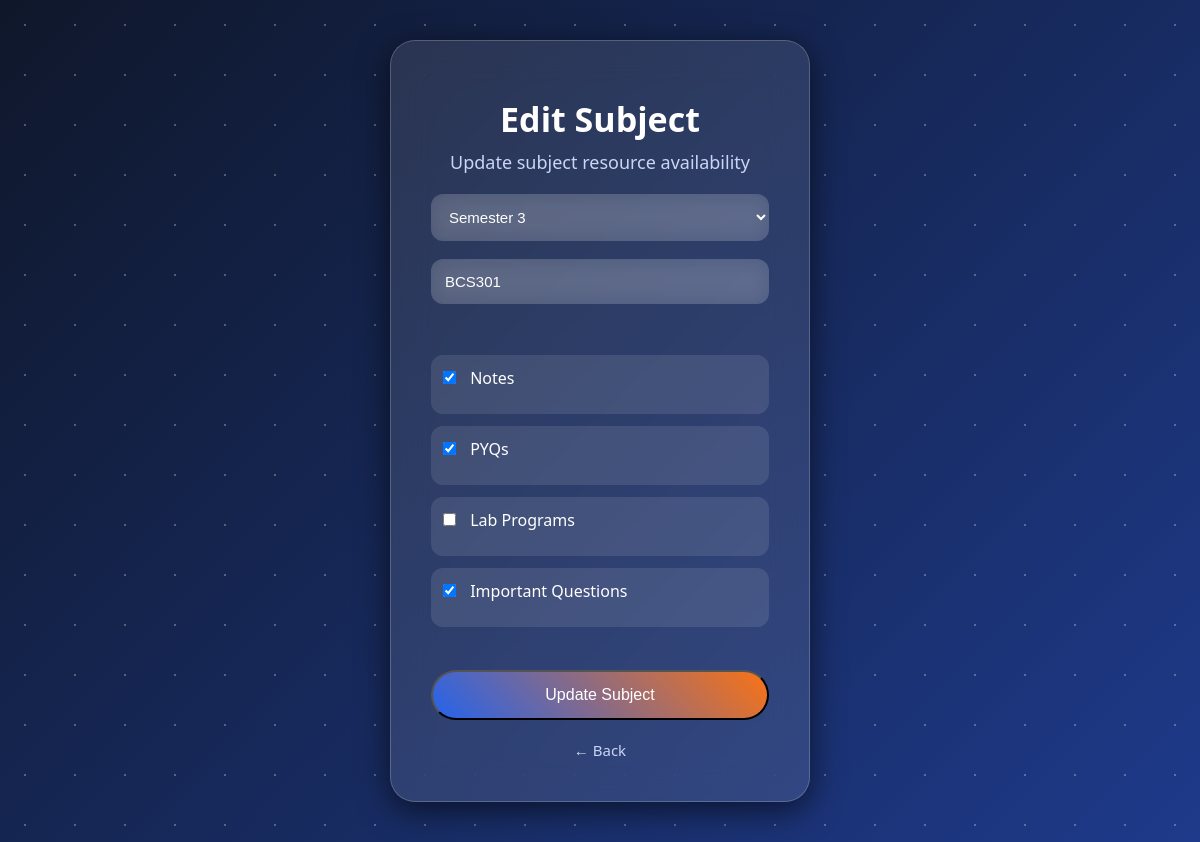
The page /edit-subject/2 (signed in) on the database its author committed.
### tables this page shows
CREATE TABLE subjects (
            id INTEGER PRIMARY KEY AUTOINCREMENT,
            semester TEXT,
            subject_name TEXT,
            has_notes INTEGER,
            has_pyqs INTEGER,
            has_lab INTEGER,
            has_important INTEGER
        );

### app.py (the view, shortened to what this page needs)
@app.route("/edit-subject/<int:id>", methods=["GET", "POST"])
def edit_subject(id):
    auth = admin_required()
    if auth:
        return auth
    conn = sqlite3.connect("database.db")
    cursor = conn.cursor()
    cursor.execute("SELECT * FROM subjects WHERE id = ?", (id,))
    subject = cursor.fetchone()
    conn.close()
    return render_template("edit-subject.html", subject=subject)

### app.py (called while the page is built)
def admin_required():
    if "admin" not in session:
        return redirect("/admin-login")
    return None

### templates/edit-subject.html (shortened to what this page needs)
<!DOCTYPE html>
<html lang="en">
<head>
<link rel="stylesheet" href="{{ url_for('static', filename='style.css') }}">
</head>
<body>
<div class="particles"></div>
<div class="admin-login-card">
    <h2>Edit Subject</h2>
    <p class="tagline">Update subject resource availability</p>
    <form action="/edit-subject/{{ subject[0] }}" method="POST">
        <select name="semester" required>
            <option {% if subject[1] == "Semester 3" %}selected{% endif %}>Semester 3</option>
        </select>
        <input type="text" name="subject_name" value="{{ subject[2] }}" required>
        <div class="checkbox-group">
            <label><input type="checkbox" name="has_notes" {% if subject[3] %}checked{% endif %}> Notes</label>
            <label><input type="checkbox" name="has_pyqs" {% if subject[4] %}checked{% endif %}> PYQs</label>
            <label><input type="checkbox" name="has_lab" {% if subject[5] %}checked{% endif %}> Lab Programs</label>
            <label><input type="checkbox" name="has_important" {% if subject[6] %}checked{% endif %}> Important Questions</label>
        </div>
        <button type="submit" class="btn">Update Subject</button>
    </form>
    <a href="/manage-subjects" class="back-link">← Back</a>
</div>
</body>
</html>

### static/style.css (style rules this page uses)
* { margin:0; padding:0; box-sizing:border-box; }
body { font-family:'Segoe UI',sans-serif; min-height:100vh; overflow-x:hidden; overflow-y:auto; display:flex; justify-content:center; align-items:flex-start; background:linear-gradient( 135deg, #0f172a, #1e3a8a ); padding:40px 0; }
.particles { position:absolute; top:0; left:0; width:100%; height:100%; overflow:hidden; z-index:0; }
.particles::before, .particles::after { content:""; position:absolute; width:200%; height:200%; background-image: radial-gradient( white 1px, transparent 1px ); background-size:50px 50px; opacity:.15; animation:moveParticles 20s linear infinite; }
.tagline { color:#cbd5f5; font-size:18px; margin-bottom:15px; }
.btn { display:inline-block; margin-top:10px; text-decoration:none; padding:14px 34px; border-radius:35px; background: linear-gradient( 45deg, #2563eb, #f97316 ); color:white; font-size:16px; transition:.35s; }
.admin-login-card { position:relative; z-index:1; width:400px; background:rgba(255,255,255,.10); backdrop-filter:blur(20px); -webkit-backdrop-filter:blur(20px); border:1px solid rgba(255,255,255,.2); padding:45px; border-radius:25px; text-align:center; box-shadow:0 8px 32px rgba(0,0,0,.6); animation:fadeUp 1.3s ease; }
.admin-login-card h2 { color:white; font-size:34px; margin:15px 0 8px; }
.admin-login-card input { width:100%; padding:14px 16px; margin-bottom:18px; border:none; outline:none; border-radius:12px; background:rgba(255,255,255,.12); color:white; font-size:15px; }
.admin-login-card input::placeholder { color:#dbeafe; }
.back-link { display:inline-block; margin-top:20px; color:#cbd5f5; text-decoration:none; font-size:15px; }
.admin-login-card form { display: flex; flex-direction: column; gap: 18px; margin-top: 20px; }
.admin-login-card input, .admin-login-card select { width: 100%; padding: 14px; border: none; border-radius: 12px; outline: none; font-size: 15px; background: rgba(255,255,255,0.15); color: white; backdrop-filter: blur(10px); }
.admin-login-card input::placeholder { color: rgba(255,255,255,0.7); }
.admin-login-card select option { color: black; }
.admin-login-card .btn { margin-top: 10px; }
.admin-login-card { width: 420px; padding: 40px; }
.checkbox-group { display:flex; flex-direction:column; gap:12px; margin:15px 0; text-align:left; color:white; }
.checkbox-group label { background:rgba(255,255,255,.10); padding:12px; border-radius:12px; cursor:pointer; }
.checkbox-group input { width:auto; margin-right:10px; }

### rows shown on the page
subjects: semester "Semester 3", subject_name "BCS301", has_notes "☑", has_pyqs "☑", has_important "☑"
